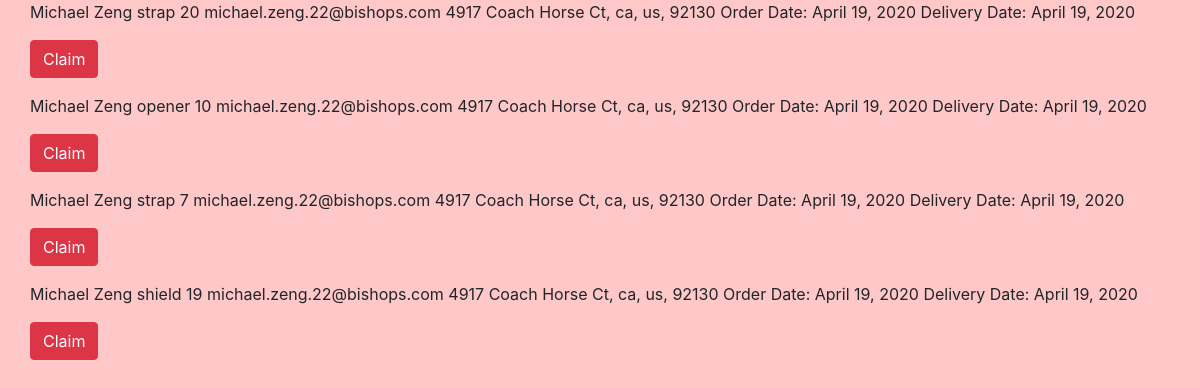
The app's page /nearbyRequests/ (signed in) with its own data.
### main/models.py (models this page shows)
class RequestModel(models.Model):
    idNum = models.IntegerField(default=0)
    status = models.IntegerField(default=0)     #0 = unclaimed, 1 = claimed
    fName = models.CharField(max_length=100)
    lName = models.CharField(max_length=100)
    email = models.CharField(max_length=255)
    numPPE = models.IntegerField(default=0)
    typePPE = models.CharField(max_length=255)
    address = models.TextField()
    state = models.CharField(max_length=2)
    country = models.CharField(max_length=100)
    zipCode = models.CharField(max_length=10)
    delivDate = models.DateField('date for delivery')
    orderDate = models.DateField('date ordered')
    notes = models.TextField()
    def __str__(self):
        return self.email

### main/views.py (the view)
# urls.py: path('nearbyRequests/', views.nearbyRequests, name='nearby requests'),
def nearbyRequests(request):
    print(request.user.is_authenticated)
    if not request.user.is_authenticated:
        return HttpResponseRedirect("/notLoggedIn/")
    if request.method == 'POST':
        if request.user.is_authenticated:
            return HttpResponseRedirect("/confirmation/")
        else:
            return HttpResponseRedirect("/notLoggedIn/")
    donor = Donor.objects.get(user = request.user)
    addressList = donor.address.split()
    addressFormatted = ""
    for word in addressList:
        addressFormatted += word
    cityList = donor.city.split()
    cityFormatted = ""
    for word in cityList:
        addressFormatted += word
    origin = addressFormatted + "+" + cityFormatted + "+" + donor.state + "+" + donor.zipCode
    allRequests = RequestModel.objects.all()
    print(allRequests)
    template = loader.get_template('main/nearbyRequests.html')
    context = {     #all inputs for the html go in these brackets
        'allRequests': allRequests
    }
    return HttpResponse(template.render(context, request))

### main/templates/main/nearbyRequests.html (shortened to what this page needs)
<!DOCTYPE html>
<html lang="en">
  <head>
    <link rel="stylesheet" href="https://maxcdn.bootstrapcdn.com/bootstrap/4.4.1/css/bootstrap.min.css" />
  </head>
  <body style="background-color: rgb(255, 200, 200)">
    <div class="container">
      {% for request in allRequests %}
        <div class="row">
          <p>{{ request.fName }} {{request.lName}}     {{ request.typePPE }} {{ request.numPPE }}     {{ request }}     {{ request.address }}, {{ request.state }}, {{ request.country }}, {{ request.zipCode }}     Order Date: {{ request.orderDate }}   Delivery Date: {{ request.delivDate }}</p>
          <form style="padding-bottom:1em;" method="POST">
            <button type="submit" class="btn btn-danger">Claim</button>
          </form>
        </div>
      {% endfor %}
    </div>
  </body>
</html>

### records on screen
RequestModel: fName "Michael", lName "Zeng", typePPE "strap", numPPE "20", email "michael.zeng.22@bishops.com", address "4917 Coach Horse Ct", state "ca", country "us", zipCode "92130", orderDate "April 19, 2020", delivDate "April 19, 2020"
RequestModel: fName "Michael", lName "Zeng", typePPE "opener", numPPE "10", email "michael.zeng.22@bishops.com", address "4917 Coach Horse Ct", state "ca", country "us", zipCode "92130", orderDate "April 19, 2020", delivDate "April 19, 2020"
RequestModel: fName "Michael", lName "Zeng", typePPE "strap", numPPE "7", email "michael.zeng.22@bishops.com", address "4917 Coach Horse Ct", state "ca", country "us", zipCode "92130", orderDate "April 19, 2020", delivDate "April 19, 2020"
RequestModel: fName "Michael", lName "Zeng", typePPE "shield", numPPE "19", email "michael.zeng.22@bishops.com", address "4917 Coach Horse Ct", state "ca", country "us", zipCode "92130", orderDate "April 19, 2020", delivDate "April 19, 2020"
